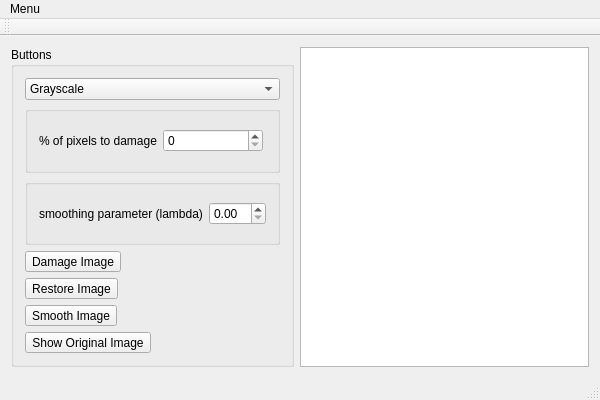
<?xml version="1.0" encoding="UTF-8"?>
<ui version="4.0">
 <class>pde_laplace_restorerClass</class>
 <widget class="QMainWindow" name="pde_laplace_restorerClass">
  <property name="geometry">
   <rect>
    <x>0</x>
    <y>0</y>
    <width>600</width>
    <height>400</height>
   </rect>
  </property>
  <property name="windowTitle">
   <string>pde_laplace_restorer</string>
  </property>
  <widget class="QWidget" name="centralWidget">
   <layout class="QHBoxLayout" name="horizontalLayout">
    <item>
     <widget class="QGroupBox" name="groupBox">
      <property name="title">
       <string>Buttons</string>
      </property>
      <layout class="QVBoxLayout" name="verticalLayout">
       <item>
        <widget class="QComboBox" name="cb_colorMode">
         <item>
          <property name="text">
           <string>Grayscale</string>
          </property>
         </item>
         <item>
          <property name="text">
           <string>RGB</string>
          </property>
         </item>
        </widget>
       </item>
       <item>
        <widget class="QGroupBox" name="groupBox_2">
         <property name="title">
          <string/>
         </property>
         <layout class="QHBoxLayout" name="horizontalLayout_2">
          <property name="sizeConstraint">
           <enum>QLayout::SizeConstraint::SetMinimumSize</enum>
          </property>
          <property name="rightMargin">
           <number>14</number>
          </property>
          <item>
           <widget class="QLabel" name="label">
            <property name="text">
             <string>% of pixels to damage</string>
            </property>
           </widget>
          </item>
          <item>
           <widget class="QSpinBox" name="sb_damagePercent">
            <property name="maximum">
             <number>100</number>
            </property>
            <property name="singleStep">
             <number>5</number>
            </property>
           </widget>
          </item>
         </layout>
        </widget>
       </item>
       <item>
        <widget class="QGroupBox" name="groupBox_3">
         <property name="title">
          <string/>
         </property>
         <layout class="QHBoxLayout" name="horizontalLayout_3">
          <item>
           <widget class="QLabel" name="label_2">
            <property name="text">
             <string>smoothing parameter (lambda)</string>
            </property>
           </widget>
          </item>
          <item>
           <widget class="QDoubleSpinBox" name="dsb_lambda"/>
          </item>
         </layout>
        </widget>
       </item>
       <item>
        <widget class="QToolButton" name="tb_damage">
         <property name="text">
          <string>Damage Image</string>
         </property>
        </widget>
       </item>
       <item>
        <widget class="QToolButton" name="tb_restore">
         <property name="text">
          <string>Restore Image</string>
         </property>
        </widget>
       </item>
       <item>
        <widget class="QToolButton" name="tb_smooth">
         <property name="text">
          <string>Smooth Image</string>
         </property>
        </widget>
       </item>
       <item>
        <widget class="QToolButton" name="tb_showOriginal">
         <property name="text">
          <string>Show Original Image</string>
         </property>
        </widget>
       </item>
      </layout>
     </widget>
    </item>
    <item>
     <widget class="QGraphicsView" name="graphicsView"/>
    </item>
   </layout>
  </widget>
  <widget class="QMenuBar" name="menuBar">
   <property name="geometry">
    <rect>
     <x>0</x>
     <y>0</y>
     <width>600</width>
     <height>21</height>
    </rect>
   </property>
   <widget class="QMenu" name="menuMenu">
    <property name="title">
     <string>Menu</string>
    </property>
    <addaction name="action_load"/>
   </widget>
   <addaction name="menuMenu"/>
  </widget>
  <widget class="QToolBar" name="mainToolBar">
   <attribute name="toolBarArea">
    <enum>TopToolBarArea</enum>
   </attribute>
   <attribute name="toolBarBreak">
    <bool>false</bool>
   </attribute>
  </widget>
  <widget class="QStatusBar" name="statusBar"/>
  <action name="action_load">
   <property name="text">
    <string>Load Image</string>
   </property>
  </action>
 </widget>
 <layoutdefault spacing="6" margin="11"/>
 <resources>
  <include location="pde_laplace_restorer.qrc"/>
 </resources>
 <connections/>
</ui>
